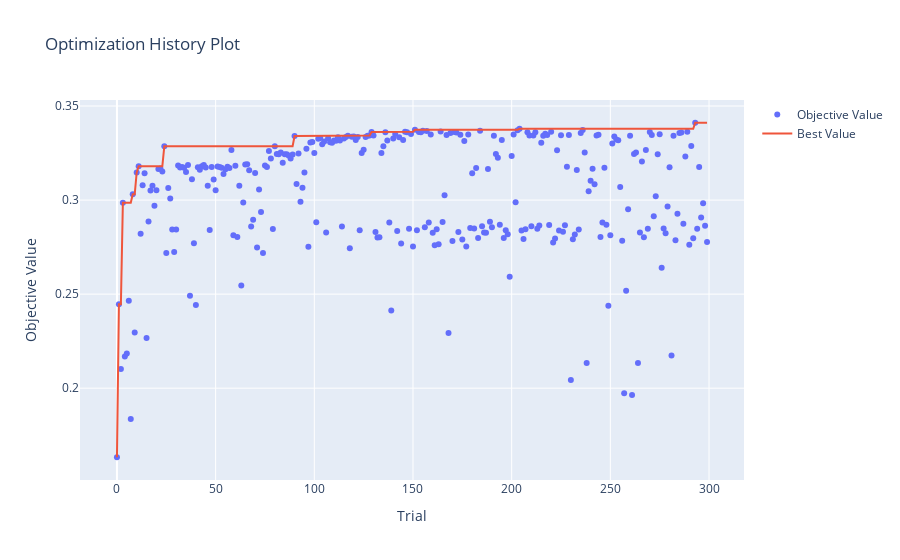

Notebook code for this chart:
### Code cell
fig = optuna.visualization.plot_optimization_history(study2)
fig.show()

### Figure 1 — Plotly figure (JSON) as saved in the notebook; plotly's stock layout.template omitted (floating-point values rounded to 4 significant figures; data arrays with more than 128 entries replaced by an {"elided": "..."} marker saying what was removed)
{"data": [{"mode": "markers", "name": "Objective Value", "type": "scatter", "x": {"elided": "300 int values"}, "y": {"elided": "300 float values"}}, {"name": "Best Value", "type": "scatter", "x": {"elided": "300 int values"}, "y": {"elided": "300 float values"}}], "layout": {"title": {"text": "Optimization History Plot"}, "xaxis": {"title": {"text": "Trial"}}, "yaxis": {"title": {"text": "Objective Value"}}}}
